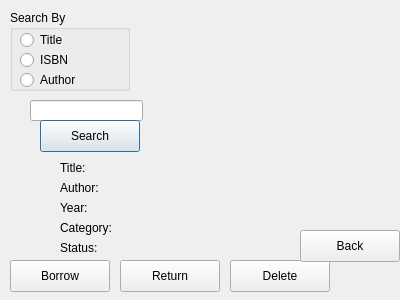
<?xml version="1.0" encoding="UTF-8"?>
<ui version="4.0">
 <class>SearchWindow</class>
 <widget class="QDialog" name="SearchWindow">
  <property name="geometry">
   <rect>
    <x>0</x>
    <y>0</y>
    <width>400</width>
    <height>300</height>
   </rect>
  </property>
  <property name="windowTitle">
   <string>Dialog</string>
  </property>
  <widget class="QGroupBox" name="groupBox">
   <property name="geometry">
    <rect>
     <x>10</x>
     <y>10</y>
     <width>120</width>
     <height>81</height>
    </rect>
   </property>
   <property name="title">
    <string>Search By</string>
   </property>
   <widget class="QRadioButton" name="radioButtonTitle">
    <property name="geometry">
     <rect>
      <x>10</x>
      <y>20</y>
      <width>99</width>
      <height>20</height>
     </rect>
    </property>
    <property name="text">
     <string>Title</string>
    </property>
   </widget>
   <widget class="QRadioButton" name="radioButtonISBN">
    <property name="geometry">
     <rect>
      <x>10</x>
      <y>40</y>
      <width>99</width>
      <height>20</height>
     </rect>
    </property>
    <property name="text">
     <string>ISBN</string>
    </property>
   </widget>
   <widget class="QRadioButton" name="radioButtonAuthor">
    <property name="geometry">
     <rect>
      <x>10</x>
      <y>60</y>
      <width>99</width>
      <height>20</height>
     </rect>
    </property>
    <property name="text">
     <string>Author</string>
    </property>
   </widget>
  </widget>
  <widget class="QLineEdit" name="lineEditSearch">
   <property name="geometry">
    <rect>
     <x>30</x>
     <y>100</y>
     <width>113</width>
     <height>21</height>
    </rect>
   </property>
  </widget>
  <widget class="QPushButton" name="pushButtonSearch">
   <property name="geometry">
    <rect>
     <x>40</x>
     <y>120</y>
     <width>100</width>
     <height>32</height>
    </rect>
   </property>
   <property name="text">
    <string>Search</string>
   </property>
  </widget>
  <widget class="QLabel" name="labelTitleValue">
   <property name="geometry">
    <rect>
     <x>60</x>
     <y>160</y>
     <width>350</width>
     <height>16</height>
    </rect>
   </property>
   <property name="minimumSize">
    <size>
     <width>350</width>
     <height>0</height>
    </size>
   </property>
   <property name="text">
    <string>Title:</string>
   </property>
  </widget>
  <widget class="QLabel" name="labelAuthorValue">
   <property name="geometry">
    <rect>
     <x>60</x>
     <y>180</y>
     <width>350</width>
     <height>16</height>
    </rect>
   </property>
   <property name="minimumSize">
    <size>
     <width>350</width>
     <height>0</height>
    </size>
   </property>
   <property name="text">
    <string>Author:</string>
   </property>
  </widget>
  <widget class="QLabel" name="labelYearValue">
   <property name="geometry">
    <rect>
     <x>60</x>
     <y>200</y>
     <width>350</width>
     <height>16</height>
    </rect>
   </property>
   <property name="minimumSize">
    <size>
     <width>350</width>
     <height>0</height>
    </size>
   </property>
   <property name="text">
    <string>Year:</string>
   </property>
  </widget>
  <widget class="QLabel" name="labelCategoryValue">
   <property name="geometry">
    <rect>
     <x>60</x>
     <y>220</y>
     <width>350</width>
     <height>16</height>
    </rect>
   </property>
   <property name="minimumSize">
    <size>
     <width>350</width>
     <height>0</height>
    </size>
   </property>
   <property name="text">
    <string>Category:</string>
   </property>
  </widget>
  <widget class="QLabel" name="labelStatusValue">
   <property name="geometry">
    <rect>
     <x>60</x>
     <y>240</y>
     <width>350</width>
     <height>16</height>
    </rect>
   </property>
   <property name="minimumSize">
    <size>
     <width>350</width>
     <height>0</height>
    </size>
   </property>
   <property name="text">
    <string>Status:</string>
   </property>
  </widget>
  <widget class="QPushButton" name="pushButtonBorrow">
   <property name="geometry">
    <rect>
     <x>10</x>
     <y>260</y>
     <width>100</width>
     <height>32</height>
    </rect>
   </property>
   <property name="text">
    <string>Borrow</string>
   </property>
  </widget>
  <widget class="QPushButton" name="pushButtonReturn">
   <property name="geometry">
    <rect>
     <x>120</x>
     <y>260</y>
     <width>100</width>
     <height>32</height>
    </rect>
   </property>
   <property name="text">
    <string>Return</string>
   </property>
  </widget>
  <widget class="QPushButton" name="pushButtonDelete">
   <property name="geometry">
    <rect>
     <x>230</x>
     <y>260</y>
     <width>100</width>
     <height>32</height>
    </rect>
   </property>
   <property name="text">
    <string>Delete</string>
   </property>
  </widget>
  <widget class="QPushButton" name="pushButton">
   <property name="geometry">
    <rect>
     <x>300</x>
     <y>230</y>
     <width>100</width>
     <height>32</height>
    </rect>
   </property>
   <property name="text">
    <string>Back</string>
   </property>
  </widget>
 </widget>
 <resources/>
 <connections/>
</ui>
